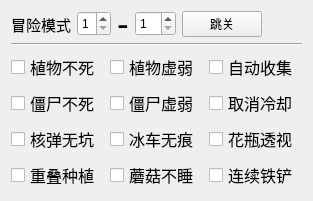
      <widget class="QWidget" name="tab_2">
       <attribute name="title">
        <string>辅助功能</string>
       </attribute>
       <layout class="QVBoxLayout" name="verticalLayout_3">
        <item>
         <layout class="QHBoxLayout" name="horizontalLayout">
          <item>
           <widget class="QLabel" name="label_11">
            <property name="minimumSize">
             <size>
              <width>0</width>
              <height>25</height>
             </size>
            </property>
            <property name="font">
             <font>
              <family>Arial</family>
              <pointsize>11</pointsize>
              <weight>50</weight>
              <bold>false</bold>
             </font>
            </property>
            <property name="text">
             <string>冒险模式</string>
            </property>
           </widget>
          </item>
          <item>
           <widget class="QSpinBox" name="spinBox">
            <property name="sizePolicy">
             <sizepolicy hsizetype="Fixed" vsizetype="Fixed">
              <horstretch>0</horstretch>
              <verstretch>0</verstretch>
             </sizepolicy>
            </property>
            <property name="minimumSize">
             <size>
              <width>0</width>
              <height>25</height>
             </size>
            </property>
            <property name="minimum">
             <number>1</number>
            </property>
            <property name="maximum">
             <number>5</number>
            </property>
           </widget>
          </item>
          <item>
           <widget class="QLabel" name="label_10">
            <property name="sizePolicy">
             <sizepolicy hsizetype="Fixed" vsizetype="Preferred">
              <horstretch>0</horstretch>
              <verstretch>0</verstretch>
             </sizepolicy>
            </property>
            <property name="minimumSize">
             <size>
              <width>0</width>
              <height>25</height>
             </size>
            </property>
            <property name="font">
             <font>
              <family>Arial</family>
              <pointsize>26</pointsize>
              <weight>50</weight>
              <bold>false</bold>
             </font>
            </property>
            <property name="text">
             <string>-</string>
            </property>
            <property name="alignment">
             <set>Qt::AlignCenter</set>
            </property>
            <property name="margin">
             <number>0</number>
            </property>
            <property name="indent">
             <number>-1</number>
            </property>
           </widget>
          </item>
          <item>
           <widget class="QSpinBox" name="spinBox_2">
            <property name="sizePolicy">
             <sizepolicy hsizetype="Fixed" vsizetype="Fixed">
              <horstretch>0</horstretch>
              <verstretch>0</verstretch>
             </sizepolicy>
            </property>
            <property name="minimumSize">
             <size>
              <width>0</width>
              <height>25</height>
             </size>
            </property>
            <property name="minimum">
             <number>1</number>
            </property>
            <property name="maximum">
             <number>10</number>
            </property>
           </widget>
          </item>
          <item>
           <widget class="QPushButton" name="pushButton_8">
            <property name="sizePolicy">
             <sizepolicy hsizetype="Fixed" vsizetype="Fixed">
              <horstretch>0</horstretch>
              <verstretch>0</verstretch>
             </sizepolicy>
            </property>
            <property name="minimumSize">
             <size>
              <width>0</width>
              <height>25</height>
             </size>
            </property>
            <property name="text">
             <string>跳关</string>
            </property>
           </widget>
          </item>
          <item>
           <spacer name="horizontalSpacer_4">
            <property name="orientation">
             <enum>Qt::Horizontal</enum>
            </property>
            <property name="sizeHint" stdset="0">
             <size>
              <width>40</width>
              <height>20</height>
             </size>
            </property>
           </spacer>
          </item>
         </layout>
        </item>
        <item>
         <widget class="Line" name="line_2">
          <property name="orientation">
           <enum>Qt::Horizontal</enum>
          </property>
         </widget>
        </item>
        <item>
         <layout class="QGridLayout" name="gridLayout">
          <item row="0" column="0">
           <widget class="QCheckBox" name="checkBox_13">
            <property name="sizePolicy">
             <sizepolicy hsizetype="Minimum" vsizetype="Expanding">
              <horstretch>0</horstretch>
              <verstretch>0</verstretch>
             </sizepolicy>
            </property>
            <property name="font">
             <font>
              <family>Arial</family>
              <pointsize>12</pointsize>
              <weight>50</weight>
              <bold>false</bold>
             </font>
            </property>
            <property name="text">
             <string>植物不死</string>
            </property>
           </widget>
          </item>
          <item row="0" column="1">
           <widget class="QCheckBox" name="checkBox_16">
            <property name="sizePolicy">
             <sizepolicy hsizetype="Minimum" vsizetype="Expanding">
              <horstretch>0</horstretch>
              <verstretch>0</verstretch>
             </sizepolicy>
            </property>
            <property name="font">
             <font>
              <family>Arial</family>
              <pointsize>12</pointsize>
              <weight>50</weight>
              <bold>false</bold>
             </font>
            </property>
            <property name="text">
             <string>植物虚弱</string>
            </property>
           </widget>
          </item>
          <item row="0" column="2">
           <widget class="QCheckBox" name="checkBox">
            <property name="sizePolicy">
             <sizepolicy hsizetype="Minimum" vsizetype="Expanding">
              <horstretch>0</horstretch>
              <verstretch>0</verstretch>
             </sizepolicy>
            </property>
            <property name="font">
             <font>
              <family>Arial</family>
              <pointsize>12</pointsize>
              <weight>50</weight>
              <bold>false</bold>
             </font>
            </property>
            <property name="text">
             <string>自动收集</string>
            </property>
           </widget>
          </item>
          <item row="1" column="0">
           <widget class="QCheckBox" name="checkBox_19">
            <property name="sizePolicy">
             <sizepolicy hsizetype="Minimum" vsizetype="Expanding">
              <horstretch>0</horstretch>
              <verstretch>0</verstretch>
             </sizepolicy>
            </property>
            <property name="font">
             <font>
              <family>Arial</family>
              <pointsize>12</pointsize>
              <weight>50</weight>
              <bold>false</bold>
             </font>
            </property>
            <property name="text">
             <string>僵尸不死</string>
            </property>
           </widget>
          </item>
          <item row="1" column="1">
           <widget class="QCheckBox" name="checkBox_20">
            <property name="sizePolicy">
             <sizepolicy hsizetype="Minimum" vsizetype="Expanding">
              <horstretch>0</horstretch>
              <verstretch>0</verstretch>
             </sizepolicy>
            </property>
            <property name="font">
             <font>
              <family>Arial</family>
              <pointsize>12</pointsize>
              <weight>50</weight>
              <bold>false</bold>
             </font>
            </property>
            <property name="text">
             <string>僵尸虚弱</string>
            </property>
           </widget>
          </item>
          <item row="1" column="2">
           <widget class="QCheckBox" name="checkBox_2">
            <property name="sizePolicy">
             <sizepolicy hsizetype="Minimum" vsizetype="Expanding">
              <horstretch>0</horstretch>
              <verstretch>0</verstretch>
             </sizepolicy>
            </property>
            <property name="font">
             <font>
              <family>Arial</family>
              <pointsize>12</pointsize>
              <weight>50</weight>
              <bold>false</bold>
             </font>
            </property>
            <property name="text">
             <string>取消冷却</string>
            </property>
           </widget>
          </item>
          <item row="2" column="0">
           <widget class="QCheckBox" name="checkBox_14">
            <property name="sizePolicy">
             <sizepolicy hsizetype="Minimum" vsizetype="Expanding">
              <horstretch>0</horstretch>
              <verstretch>0</verstretch>
             </sizepolicy>
            </property>
            <property name="font">
             <font>
              <family>Arial</family>
              <pointsize>12</pointsize>
              <weight>50</weight>
              <bold>false</bold>
             </font>
            </property>
            <property name="text">
             <string>核弹无坑</string>
            </property>
           </widget>
          </item>
          <item row="2" column="1">
           <widget class="QCheckBox" name="checkBox_15">
            <property name="sizePolicy">
             <sizepolicy hsizetype="Minimum" vsizetype="Expanding">
              <horstretch>0</horstretch>
              <verstretch>0</verstretch>
             </sizepolicy>
            </property>
            <property name="font">
             <font>
              <family>Arial</family>
              <pointsize>12</pointsize>
              <weight>50</weight>
              <bold>false</bold>
             </font>
            </property>
            <property name="text">
             <string>冰车无痕</string>
            </property>
           </widget>
          </item>
          <item row="2" column="2">
           <widget class="QCheckBox" name="checkBox_3">
            <property name="sizePolicy">
             <sizepolicy hsizetype="Minimum" vsizetype="Expanding">
              <horstretch>0</horstretch>
              <verstretch>0</verstretch>
             </sizepolicy>
            </property>
            <property name="font">
             <font>
              <family>Arial</family>
              <pointsize>12</pointsize>
              <weight>50</weight>
              <bold>false</bold>
             </font>
            </property>
            <property name="text">
             <string>花瓶透视</string>
            </property>
           </widget>
          </item>
          <item row="3" column="0">
           <widget class="QCheckBox" name="checkBox_17">
            <property name="sizePolicy">
             <sizepolicy hsizetype="Minimum" vsizetype="Expanding">
              <horstretch>0</horstretch>
              <verstretch>0</verstretch>
             </sizepolicy>
            </property>
            <property name="font">
             <font>
              <family>Arial</family>
              <pointsize>12</pointsize>
              <weight>50</weight>
              <bold>false</bold>
             </font>
            </property>
            <property name="text">
             <string>重叠种植</string>
            </property>
           </widget>
          </item>
          <item row="3" column="1">
           <widget class="QCheckBox" name="checkBox_18">
            <property name="sizePolicy">
             <sizepolicy hsizetype="Minimum" vsizetype="Expanding">
              <horstretch>0</horstretch>
              <verstretch>0</verstretch>
             </sizepolicy>
            </property>
            <property name="font">
             <font>
              <family>Arial</family>
              <pointsize>12</pointsize>
              <weight>50</weight>
              <bold>false</bold>
             </font>
            </property>
            <property name="text">
             <string>蘑菇不睡</string>
            </property>
           </widget>
          </item>
          <item row="3" column="2">
           <widget class="QCheckBox" name="checkBox_10">
            <property name="sizePolicy">
             <sizepolicy hsizetype="Minimum" vsizetype="Expanding">
              <horstretch>0</horstretch>
              <verstretch>0</verstretch>
             </sizepolicy>
            </property>
            <property name="font">
             <font>
              <family>Arial</family>
              <pointsize>12</pointsize>
              <weight>50</weight>
              <bold>false</bold>
             </font>
            </property>
            <property name="text">
             <string>连续铁铲</string>
            </property>
           </widget>
          </item>
         </layout>
        </item>
       </layout>
      </widget>
